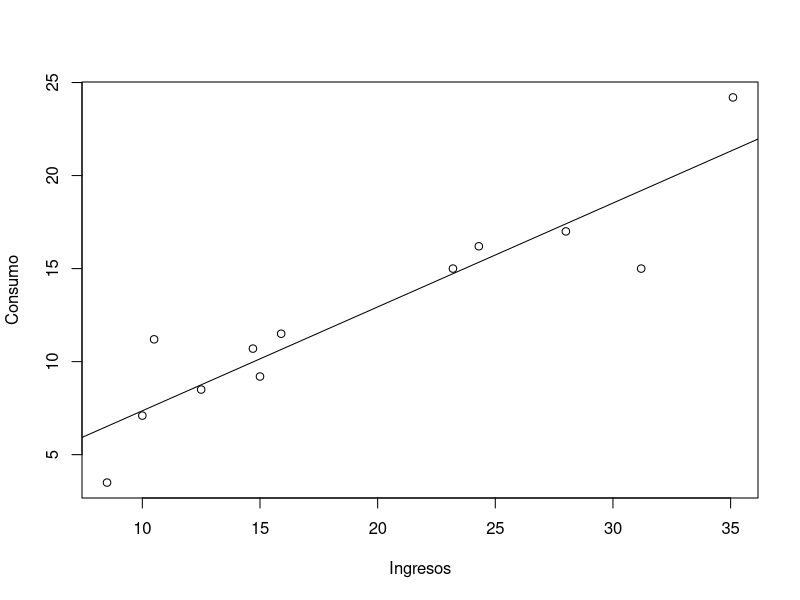

Here is the R script that generated this plot:
## ---- chunk 1
knitr::opts_chunk$set(echo = TRUE)
## ---- chunk 2
2*pt(-1.123,11)
## ---- chunk 3
2*pt(-7.376,11)
## ---- chunk 4

x=c(24.3,12.5,31.2,28,35.1,10.5,23.2, 10,8.5,15.9,14.7,15)
y=c(16.2,8.5,15,17,24.2,11.2,15,7.1,3.5,11.5,10.7,9.2)
regresion=lm(y ~ x)
summary(regresion)
plot(x,y, xlab = "Ingresos", ylab = "Consumo")
abline(regresion)
## ---- chunk 5
anova(regresion)
